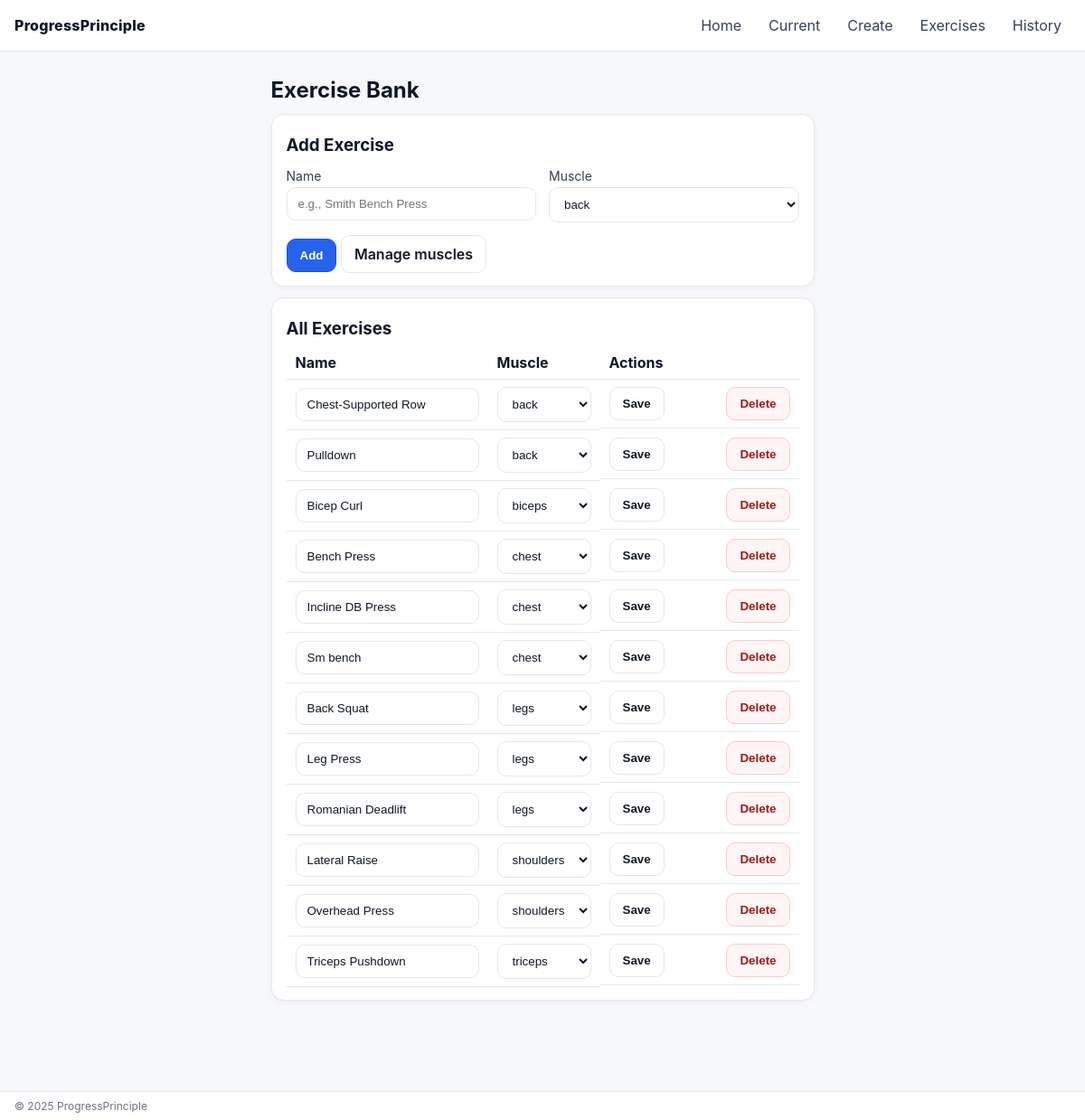
Screenshot of /exercises with the database file from the repository.
### app.py (models this page shows)
class Exercise(db.Model):
    id = db.Column(db.Integer, primary_key=True)
    name = db.Column(db.String(64), unique=True, nullable=False)
    muscle_group = db.Column(db.String(32), nullable=False)  # keep as string for now

class MuscleGroup(db.Model):
    id = db.Column(db.Integer, primary_key=True)
    name = db.Column(db.String(32), unique=True, nullable=False)  # e.g., 'chest', 'calves'

### app.py (the view, shortened to what this page needs)
@app.route("/exercises", methods=["GET","POST"])
def exercises_bank():
    muscles = get_muscle_names()
    exercises = Exercise.query.order_by(Exercise.muscle_group, Exercise.name).all()
    return render_template("exercises.html", exercises=exercises, muscles=muscles)

### app.py (called while the page is built)
def get_muscle_names():
    names = [m.name for m in MuscleGroup.query.order_by(MuscleGroup.name).all()]
    if not names:  # safety
        names = ["chest","back","legs","shoulders","biceps","triceps","calves","forearms"]
    return names

### templates/exercises.html (shortened to what this page needs)
{% extends "base.html" %}
{% block content %}
<h2>Exercise Bank</h2>
<div class="card">
  <h3>Add Exercise</h3>
  <form method="post" class="grid2">
    <div>
      <label>Name</label>
      <input name="name" placeholder="e.g., Smith Bench Press" required>
    </div>
    <div>
      <label>Muscle</label>
      <select name="muscle_group">
        {% for m in muscles %}
          <option value="{{ m }}">{{ m }}</option>
        {% endfor %}
      </select>
    </div>
    <div class="col-span-2">
      <button class="btn-primary" type="submit">Add</button>
      <a class="btn" href="{{ url_for('muscles') }}">Manage muscles</a>
    </div>
  </form>
</div>
<div class="card">
  <h3>All Exercises</h3>
  {% if exercises %}
  <table class="table">
    <thead><tr><th>Name</th><th>Muscle</th><th style="width:220px">Actions</th></tr></thead>
    <tbody>
      {% for ex in exercises %}
      <tr>
        <form method="post" action="{{ url_for('update_exercise', ex_id=ex.id) }}">
          <td><input name="name" value="{{ ex.name }}" required></td>
          <td>
            <select name="muscle_group">
              {% for m in muscles %}
                <option value="{{ m }}" {% if ex.muscle_group==m %}selected{% endif %}>{{ m }}</option>
              {% endfor %}
            </select>
          </td>
          <td class="row gap">
            <button class="btn" type="submit">Save</button>
        </form>
            <form method="post" action="{{ url_for('delete_exercise', ex_id=ex.id) }}" onsubmit="return confirm('Delete {{ ex.name }}?');">
              <button class="btn danger" type="submit">Delete</button>
            </form>
      </tr>
      {% endfor %}
    </tbody>
  </table>
  {% else %}
    <p class="muted">No exercises yet.</p>
  {% endif %}
</div>
{% endblock %}

### static/styles.css (style rules this page uses)
:root { --bg:#f6f8fb; --panel:#ffffff; --muted:#5b6472; --text:#0f172a; --border:#e5e7eb; --accent:#2563eb; --accent2:#22c55e; --danger:#ef4444; --ok:#16a34a; }
* { box-sizing:border-box }
html,body { height:100% }
body { font-family: Inter, -apple-system, system-ui, Arial; margin:0; background:var(--bg); color:var(--text); }
h1,h2,h3 { margin:8px 0 8px; }
.card { background:var(--panel); border:1px solid var(--border); border-radius:14px; padding:14px 16px; margin:12px 0; box-shadow: 0 2px 6px rgba(15,23,42,0.04); }
.btn, .btn-primary { display:inline-block; text-decoration:none; cursor:pointer; padding:10px 14px; border-radius:10px; border:1px solid var(--border); background:#fff; color:#111827; font-weight:600; }
.btn-primary { background:#2563eb; color:#fff; border-color:#1d4ed8; }
.btn.danger { border-color:#fecaca; color:#991b1b; background:#fff5f5; }
.row { display:flex; align-items:center; justify-content:space-between; }
.gap { gap:12px }
.grid2 { display:grid; grid-template-columns:1fr 1fr; gap:14px; }
.col-span-2 { grid-column: span 2; }
label { display:block; margin:6px 0 4px; color:#334155; font-size:14px; }
input, select { width:100%; padding:10px 12px; border-radius:10px; border:1px solid var(--border); background:#fff; color:#0f172a; }
html, body { height: 100%; }
body { display: flex; flex-direction: column; }
.table { width: 100%; border-collapse: collapse; }
.table th, .table td { padding: 8px 10px; border-bottom: 1px solid #e5e7eb; text-align: left; }
.table input { width: 100%; }

### rows the page displays
Exercise: name "Chest-Supported Row", muscle_group "back"
Exercise: name "Pulldown", muscle_group "back"
Exercise: name "Bicep Curl", muscle_group "biceps"
Exercise: name "Bench Press", muscle_group "chest"
Exercise: name "Incline DB Press", muscle_group "chest"
Exercise: name "Sm bench", muscle_group "chest"
Exercise: name "Back Squat", muscle_group "legs"
Exercise: name "Leg Press", muscle_group "legs"
Exercise: name "Romanian Deadlift", muscle_group "legs"
Exercise: name "Lateral Raise", muscle_group "shoulders"
Exercise: name "Overhead Press", muscle_group "shoulders"
Exercise: name "Triceps Pushdown", muscle_group "triceps"

### other values shown
{{ 2025 }} "2025"
form field muscle_group "back"
